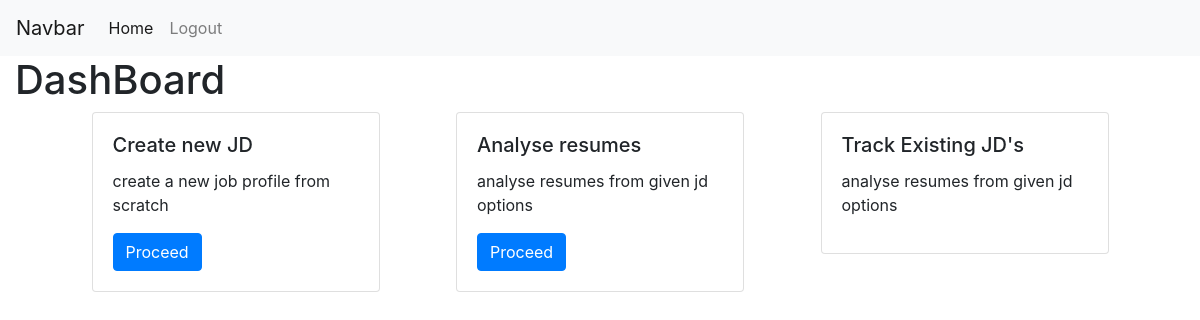
The page /dashboard (signed in) on the database as committed earlier.
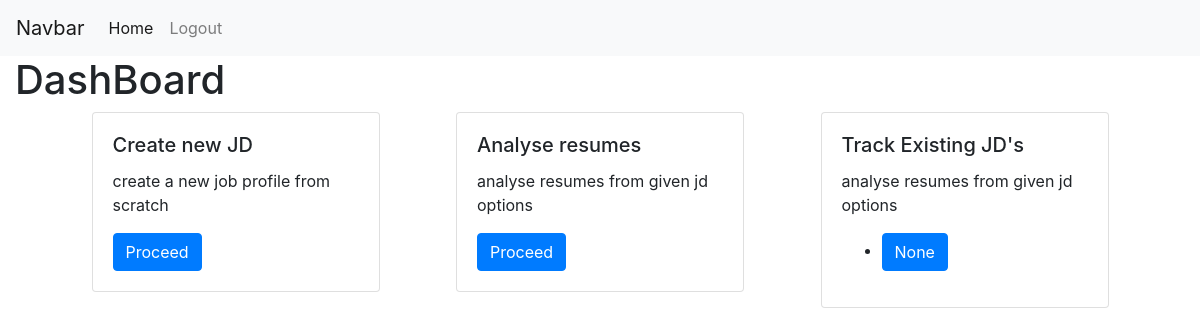
The same page on the database as committed later.
### hr/models.py (models this page shows, shortened)
class BaseFields(models.Model):
    created_at = models.DateTimeField(auto_now_add=True)
    updated_at = models.DateTimeField(auto_now=True)
    class Meta:
        abstract = True

class Job_Description(BaseFields):
    hr_id = models.ForeignKey(User,on_delete=models.CASCADE,related_name='hr_id')
    jd_title= models.CharField(max_length= 100, null=True)
    job_description = models.JSONField()
    recommendation_used = models.BooleanField(default=False)

### hr/views.py (the view)
# urls.py: path("dashboard", views.index, name="index"),
@login_required
def index(request):
    jds=Job_Description.objects.filter(hr_id = request.user).all()
    return render(request,'hr/dashboard.html',{
        'jds':jds
    })

### hr/templates/hr/dashboard.html
{% extends 'hr/layout.html' %}
{% block body %}
<h1>DashBoard</h1>
<div style="display: flex; flex-direction: row; justify-content: space-evenly;">
    <div >
        <div class="card" style="width: 18rem;">
            <div class="card-body">
              <h5 class="card-title">Create new JD</h5>
              <p class="card-text">create a new job profile from scratch</p>
              <a href="{% url 'jd_description_analyser' %}" class="btn btn-primary">Proceed</a>
            </div>
          </div>
    </div>
    <div>
        <div class="card" style="width: 18rem;">
            <div class="card-body">
              <h5 class="card-title">Analyse resumes</h5>
              <p class="card-text">analyse resumes from given jd options</p>
              <a href="{% url 'analyse_resumes' %}" class="btn btn-primary">Proceed</a>
            </div>
        </div>
    </div>
    <div>
        <div class="card" style="width: 18rem;">
            <div class="card-body">
              <h5 class="card-title">Track Existing JD's</h5>
              <p class="card-text">analyse resumes from given jd options</p>
              <ul>
                {% for jd in jds %}
                  <li><a href="{% url 'jd_progress' jd.id %}" class="btn btn-primary">{{jd.jd_title}}</a></li>
                {% endfor %}
              </ul>
            </div>
        </div>
    </div>
</div>
{% endblock %}

### hr/templates/hr/layout.html (shortened to what this page needs)
{% load static %}
<!DOCTYPE html>
<html lang="en">
    <head>
        <link rel="stylesheet" href="https://stackpath.bootstrapcdn.com/bootstrap/4.4.1/css/bootstrap.min.css">
        <link rel="stylesheet" href="{% static 'hr/styles.css' %}">
    </head>
    <body>
        <nav class="navbar navbar-expand-lg navbar-light bg-light">
            <a class="navbar-brand" href="#">Navbar</a>
            <div class="collapse navbar-collapse" id="navbarSupportedContent">
              <ul class="navbar-nav mr-auto">
                <li class="nav-item active">
                  <a class="nav-link" href="{%url 'index'%}">Home <span class="sr-only">(current)</span></a>
                </li>
                {% if request.user.is_authenticated %}
                <li class="nav-item">
                  <a class="nav-link" href="{% url 'logout' %}">Logout</a>
                </li>
                {% endif%}
              </ul>
            </div>
          </nav>
        <div class="container-fluid">
            {% block body %}
            {% endblock %}
        </div>
    </body>
</html>

Rows that differ between the two databases and show on the page:
added Job_Description: jd_title "None"
